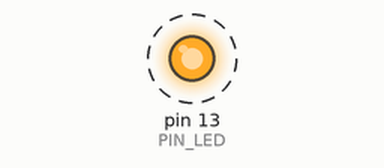
The sketch below on a simulated Arduino Uno, built with avr-gcc and run on an emulated ATmega328P. Shown: output pins drawn as LEDs (lit = HIGH). Dashed ring = blinking. What the sketch prints to the serial monitor is not drawn.

Above: at 0.5 s.
Timing chart, 0 to 4.6 s (numbered marks = the images above):
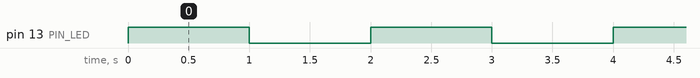

The sketch:

04_example.ino
```cpp
#define PIN_LED 13
#include <Arduino.h>

unsigned int count;
bool toggle;

void setup()
{
    pinMode(PIN_LED, OUTPUT);
    Serial.begin(115200);
    while (!Serial){}
    Serial.println("Hello World!");
    count = 0;
    toggle = false;
    digitalWrite(PIN_LED, toggle);
}

void loop()
{
    Serial.println(++count);
    toggle = !toggle;
    digitalWrite(PIN_LED, toggle ? HIGH : LOW);
    delay(1000);
}
```

Measured:
- by itself, pin 13 (PIN_LED): alternates HIGH for 1.0 s and LOW for 1.0 s
